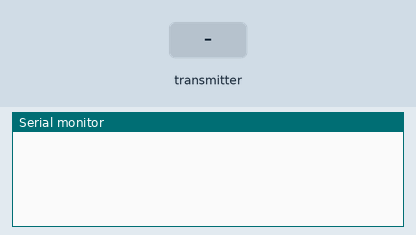
The sketch below on a simulated Arduino Uno, built with avr-gcc and run on an emulated ATmega328P. Parts: the last lines printed to the serial monitor. Inputs (shaded band) come from the test bench. No radio packets arrive unless stated.

Above: at 1.2 s.
1.3 s: the transmitter starts sending temperature.0 = 0
At 1.37 s:
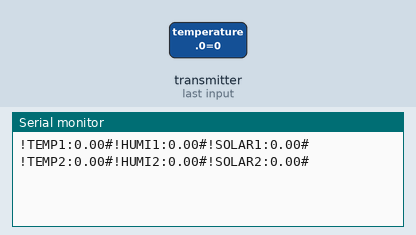
2.8 s: the transmitter starts sending temperature.1 = 100
At 2.87 s:
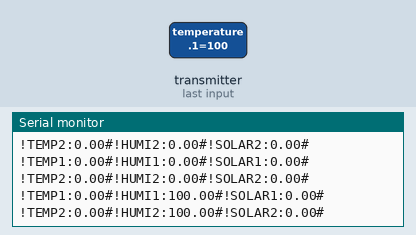
8.8 s: the transmitter starts sending temperature.0 = 25
At 9.07 s:
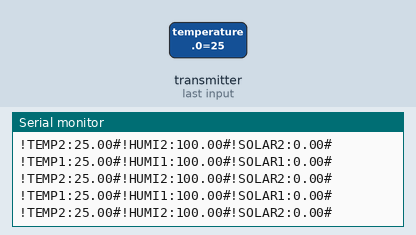
11.8 s: the transmitter starts sending temperature.1 = 25
At 12.02 s:
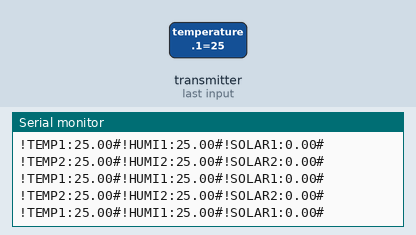
14.8 s: the transmitter starts sending temperature.2 = 25
At 14.97 s:
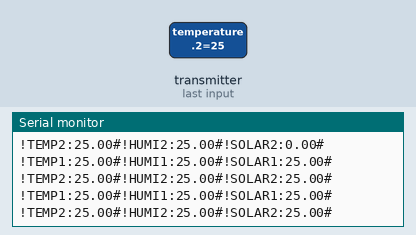
Timing chart, 0 to 17.3 s (numbered marks = the images above; inputs shaded):
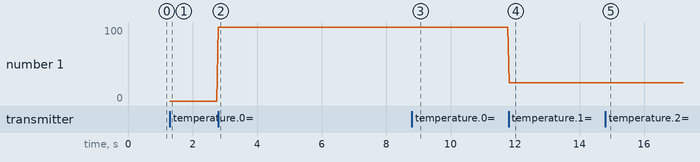

The sketch:

receiver.ino
```cpp
#include <SPI.h>
#include <RF24.h>

const uint64_t pipe = 0xE8E8F0F0E1LL;
const uint64_t pipe2 = 0xE8E8F0F0E2LL;
RF24 radio(8,9);
float temperature[3];

void setup(){
  Serial.begin(9600);
  radio.begin();
  radio.setAutoAck(1);
  radio.setDataRate(RF24_1MBPS);
  radio.setChannel(10);
//  radio.openReadingPipe(1,pipe2);
//  radio.openReadingPipe(2,pipe2);
//  radio.startListening();
}

void loop(){
  radio.openReadingPipe(1,pipe);
  radio.startListening();
  while (!radio.available());
    radio.read(temperature, sizeof(temperature));
    Serial.print("!TEMP1:");
    Serial.print(temperature[0]);
    Serial.print("#");
    Serial.print("!HUMI1:");
    Serial.print(temperature[1]);
    Serial.print("#");
    Serial.print("!SOLAR1:");
    Serial.print(temperature[2]);
    Serial.print("#");
    Serial.println();
//  }
  radio.stopListening();

  radio.openReadingPipe(2,pipe2);
  radio.startListening();
  while (!radio.available());
    radio.read(temperature, sizeof(temperature));
    Serial.print("!TEMP2:");
    Serial.print(temperature[0]);
    Serial.print("#");
    Serial.print("!HUMI2:");
    Serial.print(temperature[1]);
    Serial.print("#");
    Serial.print("!SOLAR2:");
    Serial.print(temperature[2]);
    Serial.print("#");
    Serial.println();
//  }
  radio.stopListening();
}
```

Measured:
- after the input at 1.3 s, the serial monitor: prints a new line at once (image 1)
- after the input at 2.8 s, the serial monitor: prints a new line at once (image 2)
- after the input at 8.8 s, the serial monitor: prints a new line at once (image 3)
- after the input at 11.8 s, the serial monitor: prints a new line at once (image 4)
- after the input at 14.8 s, the serial monitor: prints a new line at once (image 5)
- plotted number 1: 0 → 100 after the input at 2.8 s
